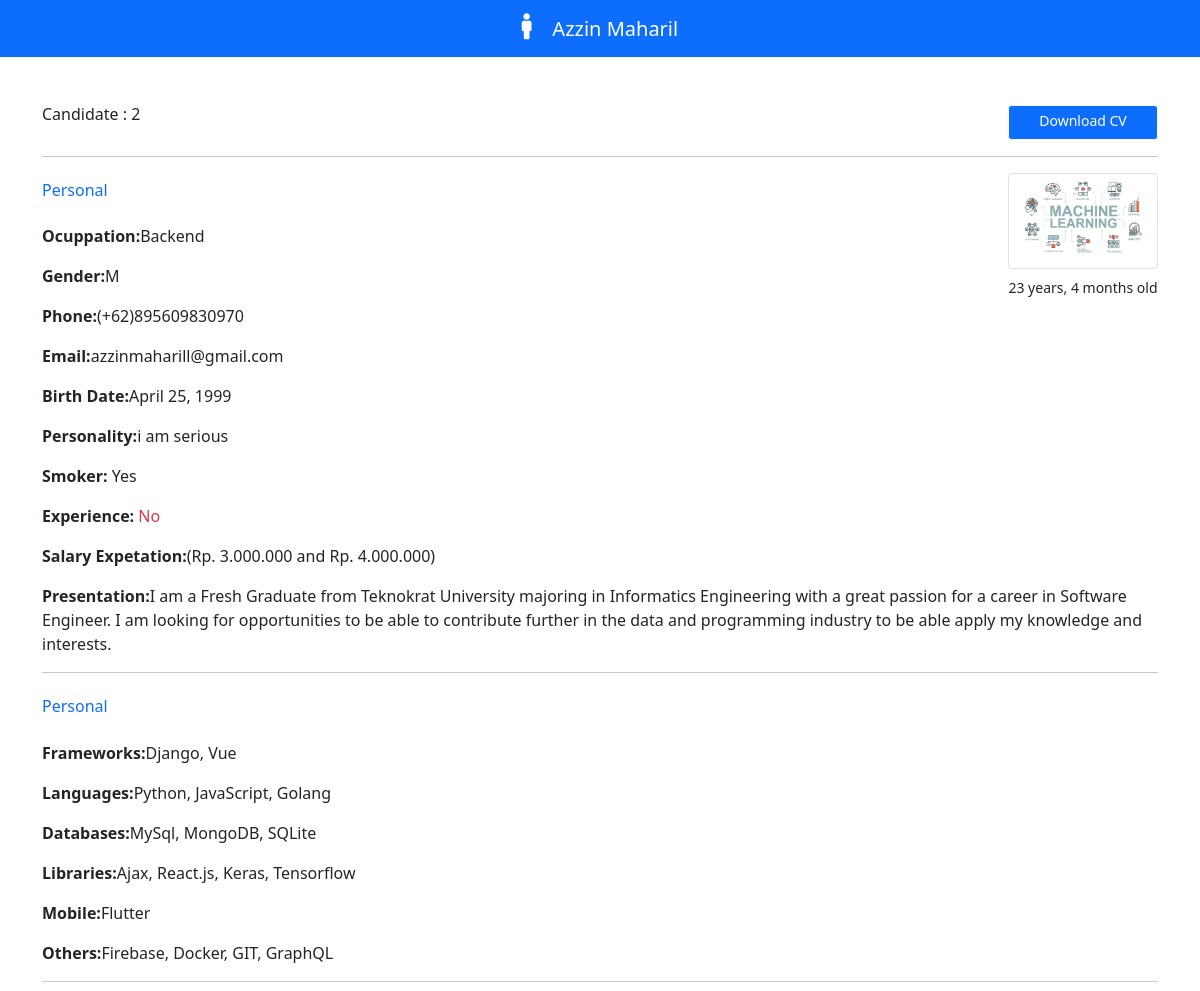
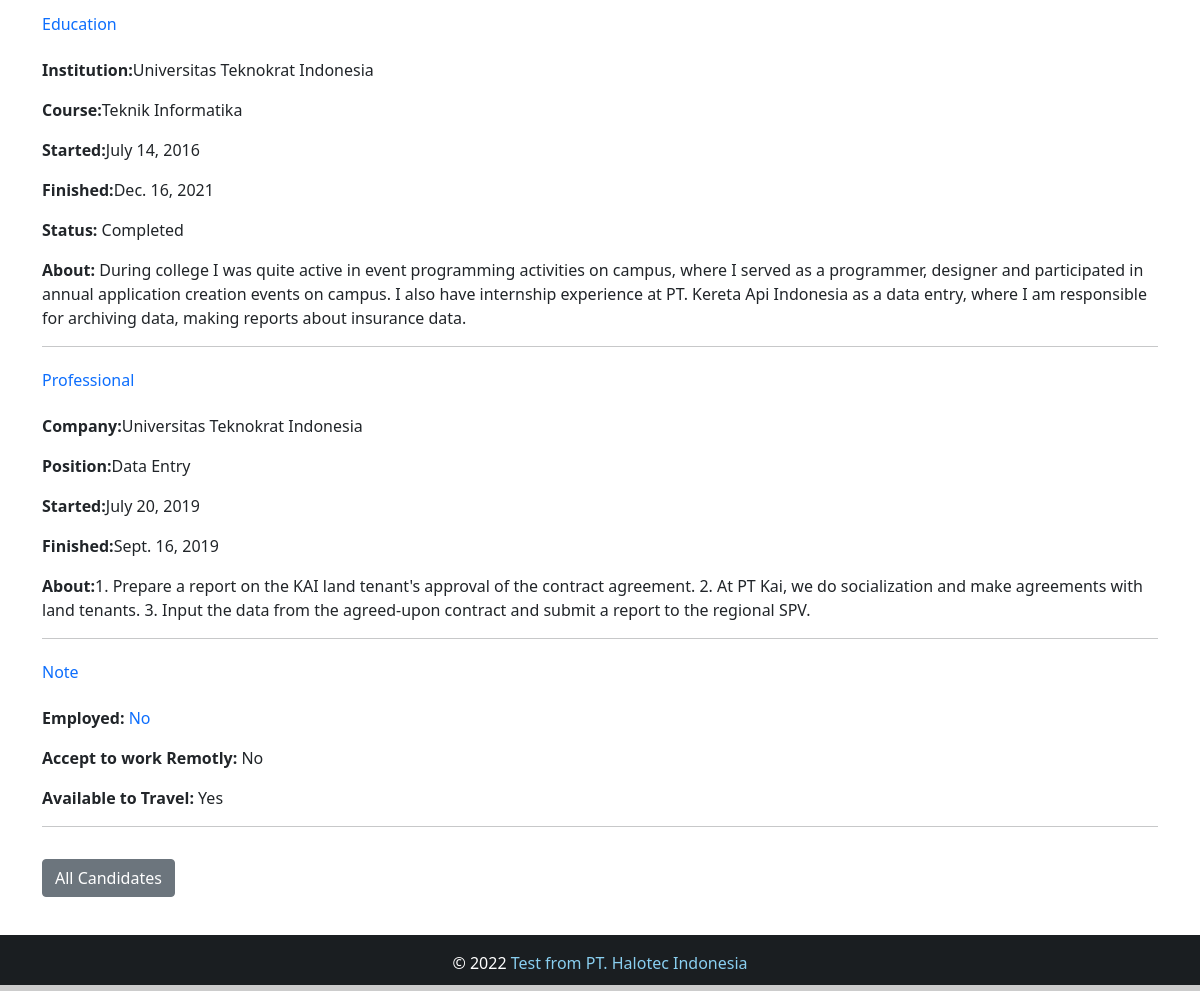
/2/ (signed in), run on the app's committed database (2 pictures, top to bottom).
### App/models.py (models this page shows, shortened)
class Candidate(models.Model):
  firstname = models.CharField(max_length=50)
  lastname = models.CharField(max_length=50)
  job = models.CharField(max_length=5, verbose_name='Job Code')
  birth = models.DateField(auto_now=False, auto_now_add=False, verbose_name='Birthday')
  phone = models.CharField(max_length=25)
  personality = models.CharField(max_length=50, null=True, choices=PERSONALITY)
  salary = models.CharField(max_length=50, verbose_name='Salary Expectation')
  gender = models.CharField(max_length=10)
  experience = models.BooleanField(null=True)
  smoker = models.CharField(max_length=10, choices=SMOKER, default="")
  email = models.CharField(max_length=50)
  message = models.TextField(verbose_name='Presentation')
  file = models.FileField(upload_to='resume', blank=True, verbose_name='Resume')
  image = models.ImageField(upload_to='photo', blank=True, verbose_name='Photo')
  created_at = models.DateTimeField(auto_now_add=True)
  Situation = models.CharField(max_length=50, null=True, choices=SITUATION, default='Pending')
  company_note = models.TextField(blank=True)
  frameworks = MultiSelectField(choices=FRAMEWORKS, max_length=50)
  languages = MultiSelectField(choices=LANGUAGES, max_length=50)
  databases = MultiSelectField(choices=DATABASES, max_length=50)
  libraries = MultiSelectField(choices=LIBRARIES, max_length=50)
  mobile = MultiSelectField(choices=MOBILE, max_length=50)
  others = MultiSelectField(choices=OTHERS, max_length=50)
  institution = models.CharField(max_length=50)
  course = models.CharField(max_length=50)
  started_course = models.DateField(auto_now=False, auto_now_add=False)
  finished_course = models.DateField(auto_now=False, auto_now_add=False)
  about_course = models.TextField()
  status_course = models.CharField(max_length=50, null=True, choices=STATUS_COURSE)
  company = models.CharField(max_length=50)
  position = models.CharField(max_length=50)
  started_job = models.DateField(auto_now=False, auto_now_add=False)
  finished_job = models.DateField(auto_now=False, auto_now_add=False)
  about_job = models.TextField()
  employed = models.BooleanField(null=True, verbose_name="I am Employed")
  remote = models.BooleanField(null=True, verbose_name="I agree to work remotly")
  travel = models.BooleanField(null=True, verbose_name="I'm avaliable for travel")

### App/views.py (the view)
# urls.py: path('<int:id>/', views.candidate, name='candidate'),
@login_required(login_url="login")
@cache_control(no_cache=True, must_revalidate=True, no_store=True)
def candidate(request, id):
    candidate = Candidate.objects.get(pk=id)
    return render(request, 'candidate.html', {'candidate': candidate})

### App/templates/candidate.html (shortened to what this page needs)
{% extends 'base.html' %}
{% block navbar %}
  {% if candidate.gender == 'F' %}
    bg-danger
  {% else %}
    bg-primary
  {% endif %}
{% endblock navbar %}
{% block nav-content %}
<i class="fas {% if candidate.gender == 'F' %} fa-famale {% else %} fa-male {% endif %} f-size"></i>
&nbsp;&nbsp; {{candidate.firstname}} {{candidate.lastname}}
{% endblock nav-content %}
{% block content %}
<div class="container mt-5">
  <div class="d-flex justify-content-between">
    <h6 class="mb-3">Candidate : {{ candidate.id }}</h6>
    <a class="btn {% if candidate.gender == 'F' %} btn-danger {% else %} btn-primary {% endif %} btn-sm border-light" href="{{candidate.file.url}}" style="width: 150px;">Download CV</a>
  </div>
  <hr>
  <div class="float-end">
    <img src="{{candidate.image.url}}" class="img-fluid img-thumbnail" width="150" height="150">
    <div class="text-center mt-2" style="font-size: 14px;">{{ candidate.birth|timesince }} old</div>
  </div>
  <h6 class="text-primary mb-4 mt-4">Personal</h6>
  {% if candidate.job == 'FR-22' %}
    <p><strong>Ocuppation:</strong>Frontend</p>
  {% elif candidate.job == 'BA-10' %}
    <p><strong>Ocuppation:</strong>Backend</p>
  {% else %}
    <p><strong>Ocuppation:</strong>Fullstack</p>
  {% endif %}
  <p><strong>Gender:</strong>{{candidate.gender}}</p>
  <p><strong>Phone:</strong>{{candidate.phone}}</p>
  <p><strong>Email:</strong>{{candidate.email}}</p>
  <p><strong>Birth Date:</strong>{{candidate.birth}}</p>
  <p><strong>Personality:</strong>{{candidate.personality}}</p>
  {% if candidate.smoker == '1' %}
    <p><strong>Smoker: </strong>Yes</p>
  {% else %}
    <p><strong>Smoker: </strong>No</p>
  {% endif %}
  {% if candidate.experience == True %}
    <p><strong>Experience: </strong>Yes</p>
  {% else %}
    <p><strong>Experience: </strong><span class="text-danger">No</span></p>
  {% endif %}
  <p><strong>Salary Expetation:</strong>{{candidate.salary}}</p>
  <p><strong>Presentation:</strong>{{candidate.message}}</p>
  <hr>
    <h6 class="text-primary mb-4 mt-4">Personal</h6>
    <p><strong>Frameworks:</strong>{{candidate.frameworks}}</p>
    <p><strong>Languages:</strong>{{candidate.languages}}</p>
    <p><strong>Databases:</strong>{{candidate.databases}}</p>
    <p><strong>Libraries:</strong>{{candidate.libraries}}</p>
    <p><strong>Mobile:</strong>{{candidate.mobile}}</p>
    <p><strong>Others:</strong>{{candidate.others}}</p>
    <hr>
    <h6 class="text-primary mb-4 mt-4">Education</h6>
    <p><strong>Institution:</strong>{{candidate.institution}}</p>
    <p><strong>Course:</strong>{{candidate.course}}</p>
    <p><strong>Started:</strong>{{candidate.started_course}}</p>
    <p><strong>Finished:</strong>{{candidate.finished_course}}</p>
    <p><strong>Status: </strong>
    {% if candidate.status_course == 'I took a break' %}
      <span class="text-danger">{{ candidate.status_course }}</span>
    {% else %}
      {{ candidate.status_course }}
    {% endif %}
    </p>
    <p><strong>About: </strong>{{candidate.about_course}}</p>
    <hr>
    <h6 class="text-primary mb-4 mt-4">Professional</h6>
    <p><strong>Company:</strong>{{candidate.institution}}</p>
    <p><strong>Position:</strong>{{candidate.position}}</p>
    <p><strong>Started:</strong>{{candidate.started_job}}</p>
    <p><strong>Finished:</strong>{{candidate.finished_job}}</p>
    <p><strong>About:</strong>{{candidate.about_job}}</p>
    <hr>
    <h6 class="text-primary mb-4 mt-4">Note</h6>
    {% if candidate.employed == True %}
      <p><strong>Employed: </strong>Yes</p>
    {% else %}
      <p><strong>Employed: </strong><span class="text-primary">No</span></p>
    {% endif %}
    {% if candidate.remote == True %}
      <p><strong>Accept to work remotly: </strong><span class="text-primary">Yes</span></p>
    {% else %}
      <p><strong>Accept to work Remotly: </strong>No</p>
    {% endif %}
    {% if candidate.travel == True %}
      <p><strong>Available to Travel: </strong>Yes</p>
    {% else %}
      <p><strong>Available to Travel: </strong>No</p>
    {% endif %}
    <hr>
    <a href="{% url 'backend' %}" class="btn btn-secondary mt-3 mb-3"> All Candidates</a>
</div> <br><br><br>
{% endblock content %}

### App/templates/base.html (shortened to what this page needs)
{% load static %}
<!DOCTYPE html>
<html lang="en">
<head>
    <link href="https://cdn.jsdelivr.net/npm/bootstrap@5.0.2/dist/css/bootstrap.min.css" rel="stylesheet">
    <link rel="stylesheet" href="https://use.fontawesome.com/releases/v5.15.4/css/all.css">
    <link rel="stylesheet" type="image/ico" href="{% static 'images/favicon.ico' %}">
    <link rel="stylesheet" type="text/css" href="{% static 'css/style.css' %}">
</head>
<body>
    <div class="wrapper">
      <header>
        <nav  class="navbar navbar-expand-lg navbar-dark navbar-sm {% block navbar %} bg-dark {% endblock %}">
          <a class="navbar-brand flex-grow-1 text-center small-title" style="color: #fff; left: 50%; transform: translateX(-50%); position: relative;">
            {% block nav-content %}{% endblock nav-content %}
          </a>
        </nav>
      </header>
      {% block content %} {% endblock content %}
    </div>
    <footer class="bg-dark text-center text-lg-start" id="footer" style="color: #fff;">
      <div class="text-center p-3" style="background-color: rgba(0, 0, 0, 0.2);">
          &copy; {% now "Y" %}
          <a class="text-light" href="#" style="text-decoration: none;">
              <span style="color: #89cff0;">Test from PT. Halotec Indonesia</span>
          </a>
      </div>
    </footer>
  </body>
</html>

### static/css/style.css (style rules this page uses)
html, body { height: 100%; margin: 0; max-width: 100%; }
.wrapper { min-height: 100%; margin-bottom: -50px; }
#footer, .push { height: 50px; }
a { text-decoration: none !important; }
.f-size { font-size: 26px; }

### data on the page
Candidate: firstname "Azzin", lastname "Maharil", id "2", image (picture), birth "23 years, 4 months", gender "M", phone "(+62)895609830970", email "azzinmaharill@gmail.com", birth "April 25, 1999", personality "i am serious", salary "(Rp. 3.000.000 and Rp. 4.000.000)", message "I am a Fresh Graduate from Teknokrat University majoring in Informatics Engineering with a great passion for a career in Software Engineer. I am looking for opportunities to be able to contribute further in the data and programming industry to be able apply my knowledge and interests.", frameworks "Django, Vue", languages "Python, JavaScript, Golang", databases "MySql, MongoDB, SQLite", libraries "Ajax, React.js, Keras, Tensorflow", mobile "Flutter", others "Firebase, Docker, GIT, GraphQL", institution "Universitas Teknokrat Indonesia", course "Teknik Informatika", started_course "July 14, 2016", finished_course "Dec. 16, 2021", status_course "Completed", about_course "During college I was quite active in event programming activities on campus, where I served as a programmer, designer and participated in annual application creation events on campus. I also have internship experience at PT. Kereta Api Indonesia as a data entry, where I am responsible for archiving data, making reports about insurance data.", position "Data Entry", started_job "July 20, 2019", finished_job "Sept. 16, 2019", about_job "1. Prepare a report on the KAI land tenant's approval of the contract agreement. 2. At PT Kai, we do socialization and make agreements with land tenants. 3. Input the data from the agreed-upon contract and submit a report to the regional SPV."
